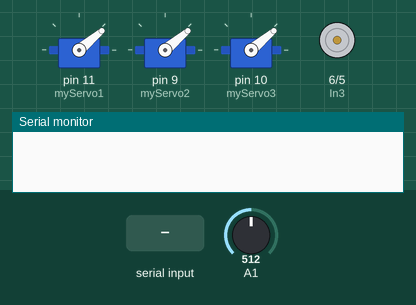
This sketch was run on a simulated Arduino Uno, built with avr-gcc and run on an emulated ATmega328P. Shown: 3 × servo, motor-driver pin pairs drawn as motors (green arrow = first pin HIGH = forward, orange = second pin HIGH = backward, longer = more drive, scaled by the enable pin), the last lines printed to the serial monitor. Inputs (shaded band) come from the test bench; at power-on: A1 = 512.

Above: at 1.5 s.
1.6 s: byte 4 (4) received over Serial
At 3.4 s:
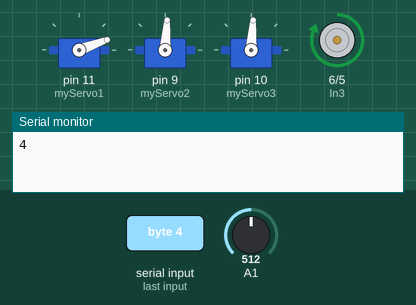
At 9.85 s:
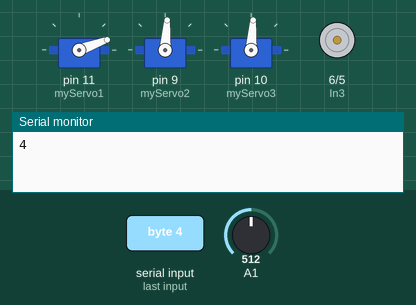
Timing chart, 0 to 10.1 s (numbered marks = the images above; inputs shaded):
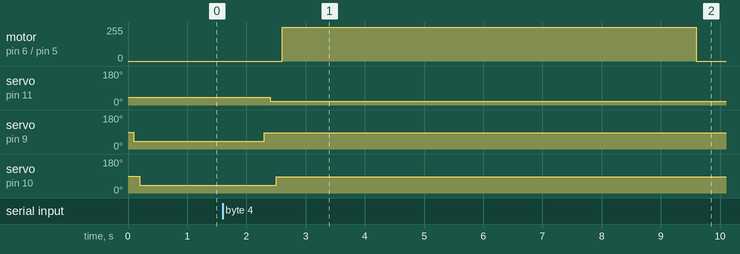

Measured:
- after the input at 1.6 s, motor on pin 6 (In3) / pin 5 (In4): stopped → forward 255/255 after 1.0 s, → stopped 7.0 s later; servo on pin 11 (myServo1): 40° → 20° after 0.80 s; servo on pin 9 (myServo2): 40° → 86° after 0.70 s; servo on pin 10 (myServo3): 40° → 86° after 0.90 s

The sketch:

pecisimple_arduino.ino
```cpp
#include <Servo.h>

int enB = 7;
int In3 = 6;
int In4 = 5;
int data;
unsigned int sensor;
int batasNyala = 200;

Servo myServo1;
Servo myServo2;
Servo myServo3;

void setup() {
  Serial.begin(115200);
  myServo1.attach(11);
  myServo2.attach(9);
  myServo3.attach(10);
  pinMode(In3, OUTPUT);
  pinMode(In4, OUTPUT);
  pinMode(enB, OUTPUT);

  myServo1.write(40);
  delay(100);
  myServo2.write(40);
  delay(100);
  myServo3.write(40);
  delay(100);

}

void loop(){
  digitalWrite(In3, HIGH);
  digitalWrite(In4, LOW);
  delay(1000);
//  digitalWrite(DeteksiPin, HIGH);
  sensor=analogRead(A1);

//  Serial.print("Nilai = ");
//  Serial.println(sensor);
//  delay(400);

  if(sensor<=batasNyala)
  {
//    digitalWrite(In3, LOW);
//    digitalWrite(In4, LOW);
  Serial.println("Ambil Data\n");
  delay(500);
  }

  while(Serial.available() !=0)
  {
    int data = Serial.read();

    Serial.flush();
    Serial.println(data);
    if (data == '1'){
    digitalWrite(In3, HIGH);
    digitalWrite(In4, LOW);
    analogWrite(enB,100);
    }
    if (data == '2'){
     digitalWrite(In3, LOW);
     digitalWrite(In4, LOW);
     analogWrite(enB,0);
  }
  if (data == 4){

      myServo2.write(86);
      delay(100);
      myServo1.write(20);
      delay(100);
      myServo3.write(86);
      delay(100);
      digitalWrite(In3, HIGH);
      digitalWrite(In4, LOW);
      analogWrite(enB, 255);
      delay(7000);
      analogWrite(enB, 100);
      delay(1500);
  }

   if (data == 5){
      myServo1.write(20);
      delay(100);
      myServo2.write(20);
      delay(100);
      myServo3.write(86);
      delay(100);
      digitalWrite(In3, HIGH);
      digitalWrite(In4, LOW);
      analogWrite(enB, 255);
      delay(7000);
      analogWrite(enB, 100);
      delay(1500);
  }
   if (data == 6){
      myServo1.write(20);
      delay(100);
      myServo2.write(20);
      delay(100);
      myServo3.write(20);
      delay(100);
      digitalWrite(In3, HIGH);
      digitalWrite(In4, LOW);
      analogWrite(enB, 255);
      delay(7000);
      analogWrite(enB, 100);
      delay(1500);
   }
    if (data == 3){
      myServo1.write(30);
      delay(100);
      myServo2.write(30);
      delay(100);
      myServo3.write(30);
      delay(100);
      digitalWrite(In3, HIGH);
      digitalWrite(In4, LOW);
      analogWrite(enB, 255);
      delay(7000);
      analogWrite(enB, 100);
      delay(1500);
  }
  }
}
```
